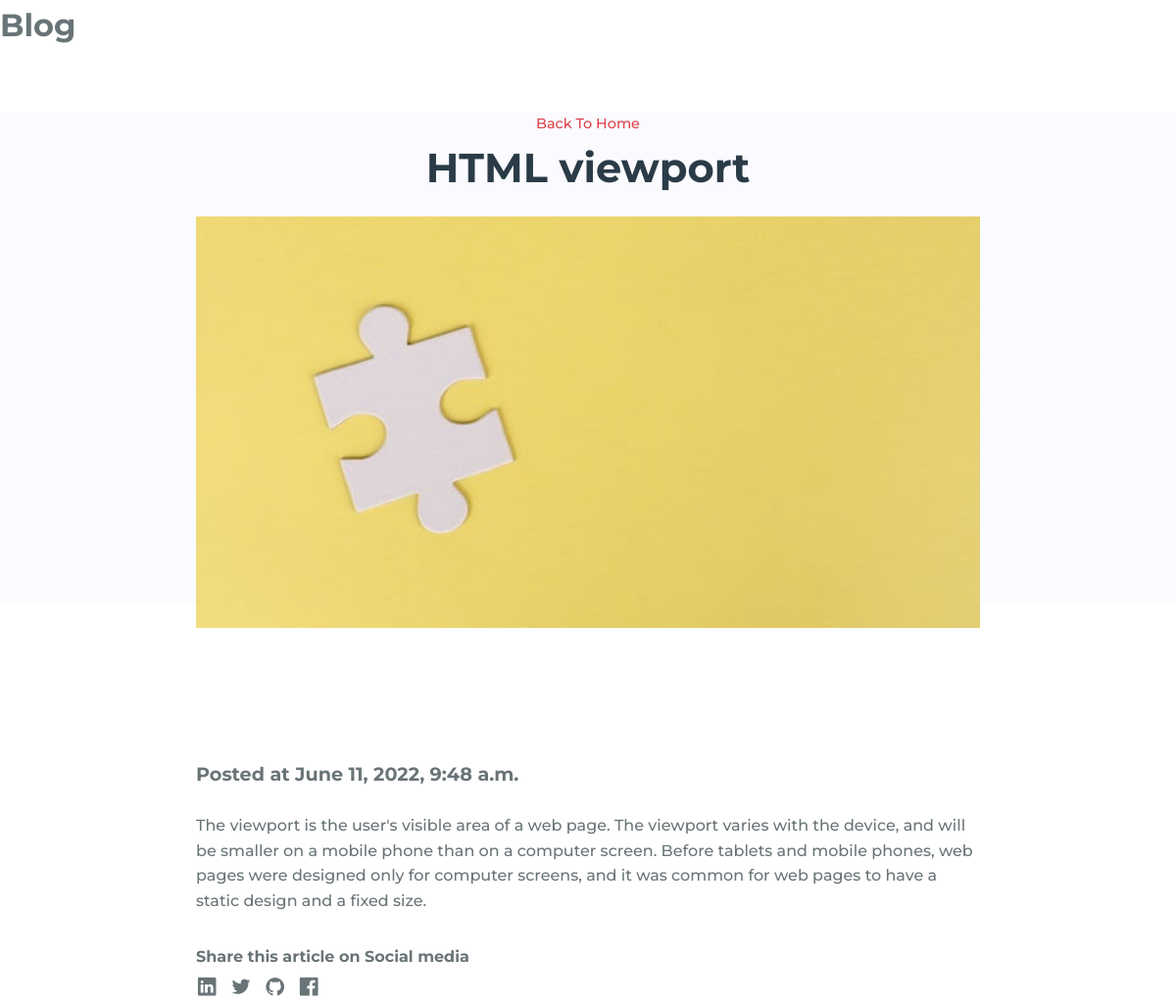
Screenshot of /3/ with the database file from the repository.
### portfolio/models.py (models this page shows, shortened)
class Blog(models.Model):
    blog_category = models.CharField(max_length=50)
    post_title = models.CharField(max_length=100)
    post_date = models.DateTimeField(auto_now=True)
    description = RichTextField(blank=True, null=True)
    content_upload = RichTextUploadingField(blank=True, null=True)
    post_img = models.ImageField(upload_to='picture/')
    slug = models.SlugField(max_length=250, blank=True, null=True)
    updated = models.DateTimeField(auto_now=True)

### portfolio/views.py (the view)
# urls.py: path('<slug>/',views.detail_blog_view, name='detail'),
def detail_blog_view(request, slug):
    context = {}
    blog_post = get_object_or_404(Blog, slug=slug)
    context['blog_post'] = blog_post
    return render(request, 'blog_detail.html', context)

### portfolio/templates/blog_detail.html
{% extends 'base.html' %}
{% load static %}
   {% block content %}
   <header class="1-header">
    <div class=".nav__log">
            <H1>Blog</H1>
    </div>
</header>
<section class="post-header">
    <div class="header-content post-container">
        <a href="{% url 'index' %}" class="back-home">Back To Home</a>
        <h1 class="header-title">{{ blog_post.post_title }}</h1>
        <img src="{{ blog_post.post_img.url }}" class="header-img" alt="">
    </div>
    </section>
    <section class="post-content post-container">
        <h2 class="sub-heading">Posted at {{ blog_post.post_date }}</h2>
        <p class="post-text">
            {{ blog_post.description|safe }}
        </p>
        <div class="footer__data">
            <h2 class="share__title">Share this article on Social media</h2>
        <a href="https://www.linkedin.com" target="_blank"  class="footer__social"><i class="uil uil-linkedin"></i></a>
        <a href="https://twitter.com" target="_blank"  class="footer__social"><i class="uil uil-twitter"></i></a>
        <a href="https://github.com/"  class="footer__social"><i class="uil uil-github"></i></a>
        <a href="https://facebook.com/"  class="footer__social"><i class="uil uil-facebook"></i></a>
        </div>
    </section>
   {% endblock content %}

### static/assets/css/styles.css (style rules this page uses)
:root { --header-height: 3rem; --font-medium: 500; }
:root { --first-color: #DE4148; --white-color: #FAFAFF; --dark-color: #2A3B47; --text-color: #697477; }
:root { --body-font: 'Montserrat', sans-serif; --big-font-size: 6.25rem; --h2-font-size: 1.25rem; --normal-font-size: .938rem; --small-font-size: .813rem; }
@media screen and (min-width: 768px) { :root { --big-font-size: 10.5rem; --h2-font-size: 2rem; --normal-font-size: 1rem; --small-font-size: .875rem; } }
:root { --mb-1: .5rem; --mb-2: 1rem; --mb-3: 1.5rem; --mb-4: 2rem; }
:root { --z-fixed: 100; }
*,::before,::after { box-sizing: border-box; }
html { scroll-behavior: smooth; }
body { margin: var(--header-height) 0 0 0; font-family: var(--body-font); font-size: var(--normal-font-size); font-weight: var(--font-medium); color: var(--text-color); line-height: 1.6; }
h1,h2,p { margin: 0; }
a { text-decoration: none; color: var(--text-color); }
img { max-width: 100%; height: auto; display: block; }
.post-header { width: 100%; height: 500px; background: #FAFAFF; }
.post-container { max-width: 800px; margin: auto; width: 100%; }
.header-content { display: flex; flex-direction: column; align-items: center; margin-top: 4rem !important; }
.back-home { color: #DE4148; font-size: 0.9rem; }
.header-title { width: 90%; font-size: 2.6rem; color: #2A3B47; text-align: center; margin-bottom: 1rem; }
.header-img { width: 100%; height: 420px; object-fit: cover; object-position: center; }
.post-content { margin-top: 10rem !important; }
.sub-heading { font-size: 1.2rem; }
.post-text { font-size: 1rem; line-height: 1.7rem; margin: 1rem 0; text-align: justify; margin-bottom: 1.5em; }
.share__title { font-size: 1rem; margin-top: 2rem; }
.footer__social { font-size: 1.4rem; margin-right: var(--mb-1); }
@media screen and (min-width: 768px) { body { margin: 0; } }

### rows the page displays
Blog: post_title "HTML viewport", post_img (picture), post_date "June 11, 2022, 9:48 a.m.", description "The viewport is the user's visible area of a web page. The viewport varies with the device, and will be smaller on a mobile phone than on a computer screen. Before tablets and mobile phones, web pages were designed only for computer screens, and it was common for web pages to have a static design and a fixed size."
